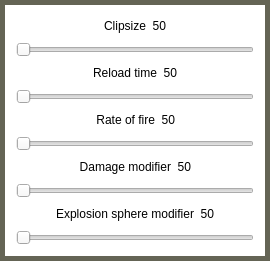
               <widget class="QGroupBox" name="groupBox">
                <property name="styleSheet">
                 <string notr="true">/* GROUP_BOX*/
QGroupBox
{
	border: 5px  solid rgba(100, 100, 85, 255);
	background: rgba(240, 240, 230, 0);
}</string>
                </property>
                <property name="title">
                 <string/>
                </property>
                <layout class="QVBoxLayout" name="verticalLayout_25">
                 <item>
                  <layout class="QVBoxLayout" name="verticalLayout_20">
                   <item>
                    <layout class="QHBoxLayout" name="horizontalLayout_23">
                     <item>
                      <spacer name="horizontalSpacer_58">
                       <property name="orientation">
                        <enum>Qt::Horizontal</enum>
                       </property>
                       <property name="sizeHint" stdset="0">
                        <size>
                         <width>40</width>
                         <height>20</height>
                        </size>
                       </property>
                      </spacer>
                     </item>
                     <item>
                      <widget class="QLabel" name="label_76">
                       <property name="text">
                        <string>Clipsize</string>
                       </property>
                       <property name="alignment">
                        <set>Qt::AlignRight|Qt::AlignTrailing|Qt::AlignVCenter</set>
                       </property>
                      </widget>
                     </item>
                     <item>
                      <widget class="QLabel" name="label_Weapon_ClipSize">
                       <property name="text">
                        <string>50</string>
                       </property>
                       <property name="alignment">
                        <set>Qt::AlignRight|Qt::AlignTrailing|Qt::AlignVCenter</set>
                       </property>
                      </widget>
                     </item>
                     <item>
                      <spacer name="horizontalSpacer_59">
                       <property name="orientation">
                        <enum>Qt::Horizontal</enum>
                       </property>
                       <property name="sizeHint" stdset="0">
                        <size>
                         <width>40</width>
                         <height>20</height>
                        </size>
                       </property>
                      </spacer>
                     </item>
                    </layout>
                   </item>
                   <item>
                    <widget class="QSlider" name="horizontalSlider_Weapon_ClipSize">
                     <property name="minimum">
                      <number>1</number>
                     </property>
                     <property name="maximum">
                      <number>500</number>
                     </property>
                     <property name="orientation">
                      <enum>Qt::Horizontal</enum>
                     </property>
                    </widget>
                   </item>
                  </layout>
                 </item>
                 <item>
                  <layout class="QVBoxLayout" name="verticalLayout_21">
                   <item>
                    <layout class="QHBoxLayout" name="horizontalLayout_24">
                     <item>
                      <spacer name="horizontalSpacer_61">
                       <property name="orientation">
                        <enum>Qt::Horizontal</enum>
                       </property>
                       <property name="sizeHint" stdset="0">
                        <size>
                         <width>40</width>
                         <height>20</height>
                        </size>
                       </property>
                      </spacer>
                     </item>
                     <item>
                      <widget class="QLabel" name="label_79">
                       <property name="text">
                        <string>Reload time</string>
                       </property>
                       <property name="alignment">
                        <set>Qt::AlignRight|Qt::AlignTrailing|Qt::AlignVCenter</set>
                       </property>
                      </widget>
                     </item>
                     <item>
                      <widget class="QLabel" name="label_Weapon_ReloadTime">
                       <property name="text">
                        <string>50</string>
                       </property>
                       <property name="alignment">
                        <set>Qt::AlignRight|Qt::AlignTrailing|Qt::AlignVCenter</set>
                       </property>
                      </widget>
                     </item>
                     <item>
                      <spacer name="horizontalSpacer_62">
                       <property name="orientation">
                        <enum>Qt::Horizontal</enum>
                       </property>
                       <property name="sizeHint" stdset="0">
                        <size>
                         <width>40</width>
                         <height>20</height>
                        </size>
                       </property>
                      </spacer>
                     </item>
                    </layout>
                   </item>
                   <item>
                    <widget class="QSlider" name="horizontalSlider_Weapon_ReloadTime">
                     <property name="maximum">
                      <number>1000</number>
                     </property>
                     <property name="orientation">
                      <enum>Qt::Horizontal</enum>
                     </property>
                    </widget>
                   </item>
                  </layout>
                 </item>
                 <item>
                  <layout class="QVBoxLayout" name="verticalLayout_22">
                   <item>
                    <layout class="QHBoxLayout" name="horizontalLayout_25">
                     <item>
                      <spacer name="horizontalSpacer_63">
                       <property name="orientation">
                        <enum>Qt::Horizontal</enum>
                       </property>
                       <property name="sizeHint" stdset="0">
                        <size>
                         <width>40</width>
                         <height>20</height>
                        </size>
                       </property>
                      </spacer>
                     </item>
                     <item>
                      <widget class="QLabel" name="label_82">
                       <property name="text">
                        <string>Rate of fire</string>
                       </property>
                       <property name="alignment">
                        <set>Qt::AlignRight|Qt::AlignTrailing|Qt::AlignVCenter</set>
                       </property>
                      </widget>
                     </item>
                     <item>
                      <widget class="QLabel" name="label_Weapon_RateOfFire">
                       <property name="text">
                        <string>50</string>
                       </property>
                       <property name="alignment">
                        <set>Qt::AlignRight|Qt::AlignTrailing|Qt::AlignVCenter</set>
                       </property>
                      </widget>
                     </item>
                     <item>
                      <spacer name="horizontalSpacer_64">
                       <property name="orientation">
                        <enum>Qt::Horizontal</enum>
                       </property>
                       <property name="sizeHint" stdset="0">
                        <size>
                         <width>40</width>
                         <height>20</height>
                        </size>
                       </property>
                      </spacer>
                     </item>
                    </layout>
                   </item>
                   <item>
                    <widget class="QSlider" name="horizontalSlider_Weapon_RateOfFire">
                     <property name="minimum">
                      <number>1</number>
                     </property>
                     <property name="maximum">
                      <number>100</number>
                     </property>
                     <property name="orientation">
                      <enum>Qt::Horizontal</enum>
                     </property>
                    </widget>
                   </item>
                  </layout>
                 </item>
                 <item>
                  <layout class="QVBoxLayout" name="verticalLayout_19">
                   <item>
                    <layout class="QHBoxLayout" name="horizontalLayout_26">
                     <item>
                      <spacer name="horizontalSpacer_65">
                       <property name="orientation">
                        <enum>Qt::Horizontal</enum>
                       </property>
                       <property name="sizeHint" stdset="0">
                        <size>
                         <width>40</width>
                         <height>20</height>
                        </size>
                       </property>
                      </spacer>
                     </item>
                     <item>
                      <widget class="QLabel" name="label_85">
                       <property name="text">
                        <string>Damage modifier</string>
                       </property>
                       <property name="alignment">
                        <set>Qt::AlignRight|Qt::AlignTrailing|Qt::AlignVCenter</set>
                       </property>
                      </widget>
                     </item>
                     <item>
                      <widget class="QLabel" name="label_Weapon_DamageModifier">
                       <property name="text">
                        <string>50</string>
                       </property>
                       <property name="alignment">
                        <set>Qt::AlignRight|Qt::AlignTrailing|Qt::AlignVCenter</set>
                       </property>
                      </widget>
                     </item>
                     <item>
                      <spacer name="horizontalSpacer_66">
                       <property name="orientation">
                        <enum>Qt::Horizontal</enum>
                       </property>
                       <property name="sizeHint" stdset="0">
                        <size>
                         <width>40</width>
                         <height>20</height>
                        </size>
                       </property>
                      </spacer>
                     </item>
                    </layout>
                   </item>
                   <item>
                    <widget class="QSlider" name="horizontalSlider_Weapon_DamageModifier">
                     <property name="minimum">
                      <number>1</number>
                     </property>
                     <property name="maximum">
                      <number>1000</number>
                     </property>
                     <property name="orientation">
                      <enum>Qt::Horizontal</enum>
                     </property>
                    </widget>
                   </item>
                  </layout>
                 </item>
                 <item>
                  <layout class="QVBoxLayout" name="verticalLayout_23">
                   <item>
                    <layout class="QHBoxLayout" name="horizontalLayout_27">
                     <item>
                      <spacer name="horizontalSpacer_67">
                       <property name="orientation">
                        <enum>Qt::Horizontal</enum>
                       </property>
                       <property name="sizeHint" stdset="0">
                        <size>
                         <width>40</width>
                         <height>20</height>
                        </size>
                       </property>
                      </spacer>
                     </item>
                     <item>
                      <widget class="QLabel" name="label_88">
                       <property name="text">
                        <string>Explosion sphere modifier</string>
                       </property>
                       <property name="alignment">
                        <set>Qt::AlignRight|Qt::AlignTrailing|Qt::AlignVCenter</set>
                       </property>
                      </widget>
                     </item>
                     <item>
                      <widget class="QLabel" name="label_Weapon_ExplosionSphereModifier">
                       <property name="text">
                        <string>50</string>
                       </property>
                       <property name="alignment">
                        <set>Qt::AlignRight|Qt::AlignTrailing|Qt::AlignVCenter</set>
                       </property>
                      </widget>
                     </item>
                     <item>
                      <spacer name="horizontalSpacer_68">
                       <property name="orientation">
                        <enum>Qt::Horizontal</enum>
                       </property>
                       <property name="sizeHint" stdset="0">
                        <size>
                         <width>40</width>
                         <height>20</height>
                        </size>
                       </property>
                      </spacer>
                     </item>
                    </layout>
                   </item>
                   <item>
                    <widget class="QSlider" name="horizontalSlider_Weapon_ExplosionSphereModifier">
                     <property name="minimum">
                      <number>1</number>
                     </property>
                     <property name="maximum">
                      <number>1000</number>
                     </property>
                     <property name="orientation">
                      <enum>Qt::Horizontal</enum>
                     </property>
                    </widget>
                   </item>
                  </layout>
                 </item>
                </layout>
               </widget>
